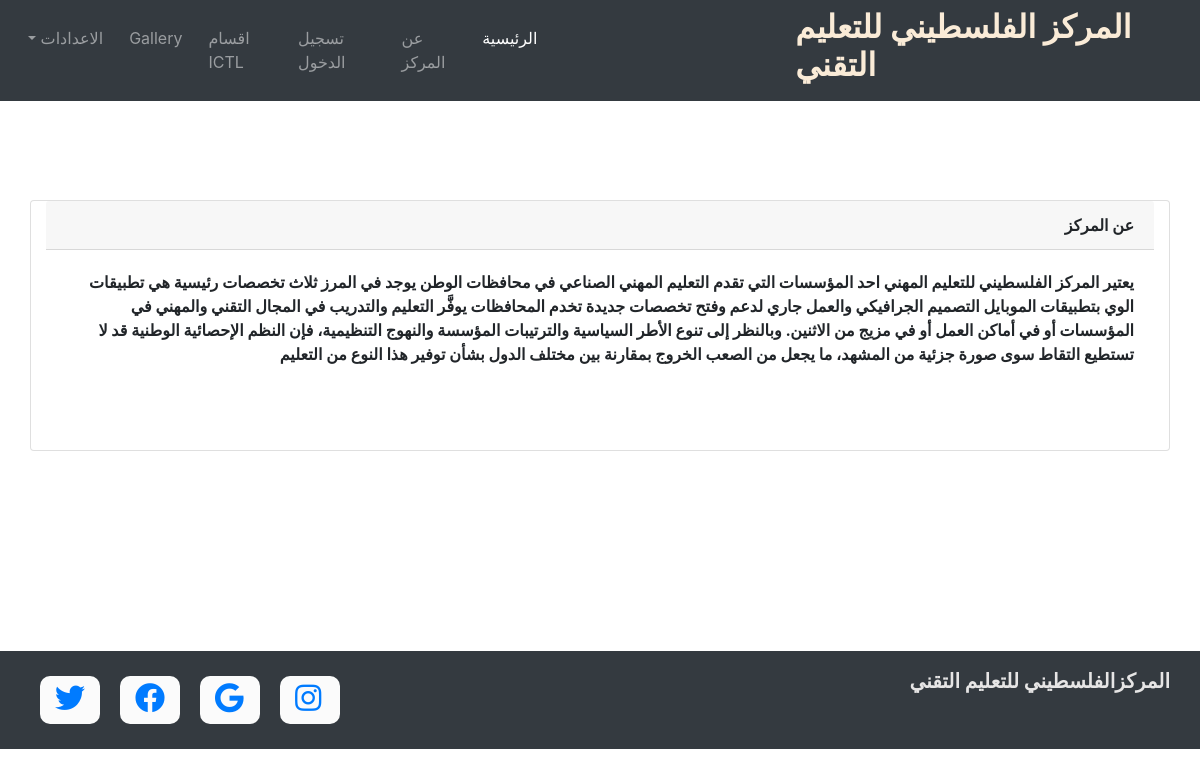
/pages/aboutus.php, run on the app's committed database.
### tables this page shows
CREATE TABLE IF NOT EXISTS `menu` (
  `id` int(11) NOT NULL,
  `head` varchar(255) NOT NULL,
  `detail` longtext NOT NULL
);

### pages/aboutus.php (the view, shortened to what this page needs)
<!DOCTYPE html>
<html lang="en">
<head>
</head>
<body>
    <?php
      include "../include/header.php";
    ?>
    <?php
      include ('conn.php');
      $sql="SELECT * FROM menu where id=1";
      $result=mysqli_query($conn,$sql);
      $row=mysqli_fetch_assoc($result);
              ?>
  <section class="about" style="margin-bottom:200px;">
  <div class="container">
    <div class="row" style="min-height: 320px;">
        <div class="card col-md-12 hello" style="margin-top: 100px;">
            <div class="card-header text-right"><b><?php echo $row['head'];?></div>
            <div class="card-body text-right" style="height:200px;">
            <?php echo $row['detail'];?>
    </div>
</div>
</section>
    <?php
      include "../include/footer.php";
    ?>
</body>
</html>

### css/style.css (style rules this page uses)
.card { margin-top: 20px; text-align: center; }

### data on the page
menu: head "عن المركز", detail "يعتير المركز الفلسطيني للتعليم المهني احد المؤسسات التي تقدم التعليم المهني الصناعي في محافظات الوطن يوجد في المرز ثلاث تخصصات رئيسية هي تطبيقات الوي بتطبيقات الموبايل التصميم الجرافيكي والعمل جاري لدعم وفتح تخصصات جديدة تخدم المحافظات يوفَّر التعليم والتدريب في المجال التقني والمهني في المؤسسات أو في أماكن العمل أو في مزيج من الاثنين. وبالنظر إلى تنوع الأطر السياسية والترتيبات المؤسسة والنهوج التنظيمية، فإن النظم الإحصائية الوطنية قد لا تستطيع التقاط سوى صورة جزئية من المشهد، ما يجعل من الصعب الخروج بمقارنة بين مختلف الدول بشأن توفير هذا النوع من التعليم"
